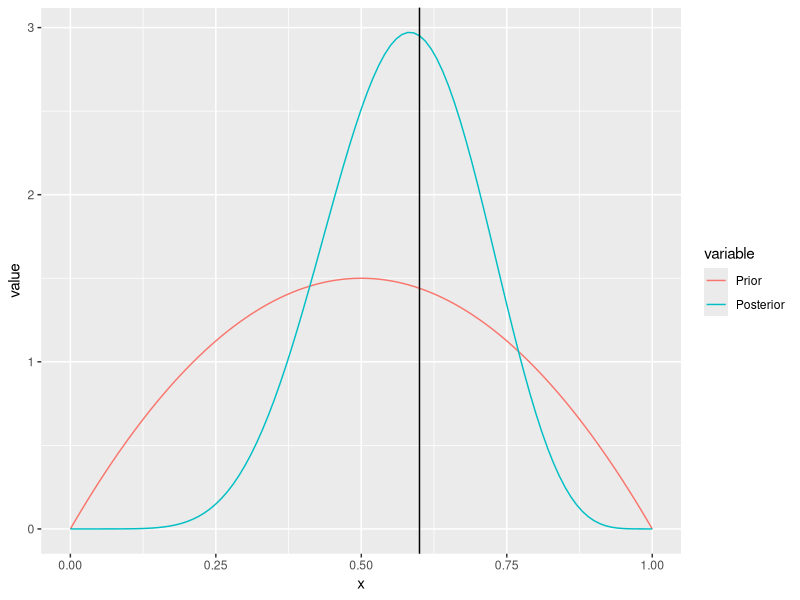
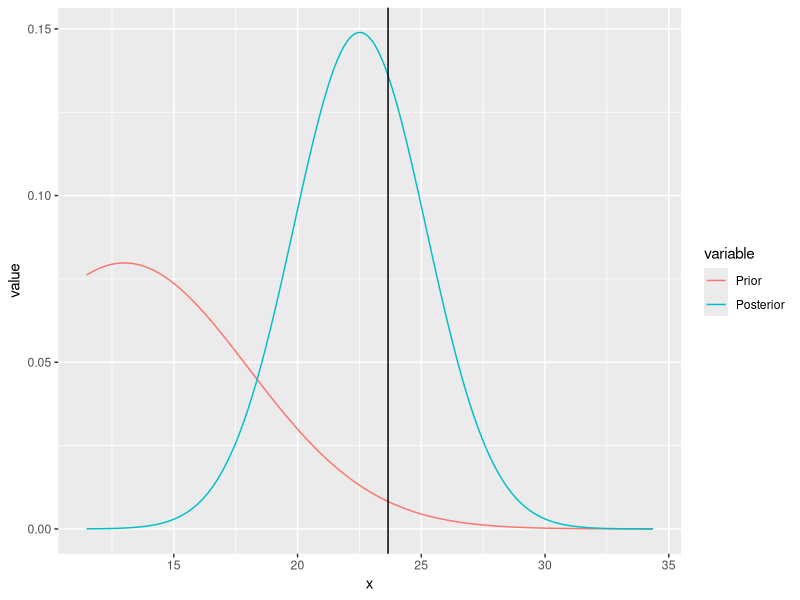

The R source for these figures, in order:
#Inference for Binomial with Beta Prior
BBB<-function(n,p,alpha,beta)
{
  require(ggplot2)
  require(reshape2)
  xx<-rbinom(1,n,p)
  p_hat<-xx/n
  print("Observed Proportion, Posterior Mean")
  p_hat_Post<-(alpha+xx)/(n+alpha+beta)
  print(c(p_hat,p_hat_Post))
  x  <- seq(0, 1, 0.01)
  Prior <- dbeta(x,alpha,beta)
  Posterior <- dbeta(x,alpha+xx,n+beta-xx)

  df <- data.frame(x, Prior, Posterior)
  
  # melt the data to a long format
  df2 <- reshape2::melt(data = df, id.vars = "x")
  
  # plot, using the aesthetics argument 'colour'
  ggplot(data = df2, aes(x = x, y = value, colour = variable)) + geom_line() + geom_vline(xintercept=p_hat)

 
}

n<-10
p<-0.5
alpha<-2
beta<-2

BBB(n,p,alpha,beta)
#Inference for Normal with Normal Prior
BNN<-function(n,mu,sigma,theta,tau)
{
  require(ggplot2)
  require(reshape2)
  xx<-rnorm(n,mu,sigma)
  xbar<-mean(xx)
  theta_post<-(theta*sigma^2+n*xbar*tau^2)/(sigma^2+n*tau^2)
  tau_post<-(sigma^2*tau^2)/(sigma^2+n*tau^2)
  print("Observed Mean, Posterior Mean")
  xbar_Post<-theta_post
  print(c(xbar,xbar_Post))
  a<-min(xx)-1
  b<-max(xx)+1
  x  <- seq(a, b, 0.01)
  Prior <- dnorm(x,theta,tau)
  Posterior <- dnorm(x,theta_post,tau_post)

  df <- data.frame(x, Prior, Posterior)
  
  # melt the data to a long format
  df2 <- reshape2::melt(data = df, id.vars = "x")
  
  # plot, using the aesthetics argument 'colour'
  ggplot(data = df2, aes(x = x, y = value, colour = variable)) + geom_line() + geom_vline(xintercept=xbar)
  
  
}

BNN(12,22,6,13,5)
